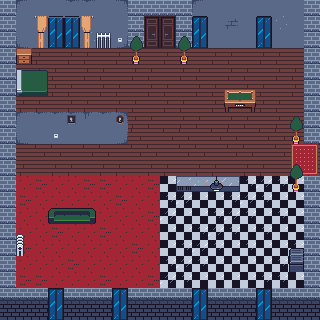

A level layout from a 2D game, rendered from its tile map. Below: a short description, then the map file with its tile-grid data intact:
An orthogonal 20x20 tile map with 16x16 px tiles, 3 tile layers (terrain, upper, upper second), 3 tilesets.

<map version="1.10" tiledversion="1.11.2" orientation="orthogonal" renderorder="right-down" width="20" height="20" tilewidth="16" tileheight="16" infinite="0" nextlayerid="4" nextobjectid="1">
 <tileset firstgid="1" source="tileset_modern_rpg_background.tsx" />
 <tileset firstgid="257" source="tileset_modern_rpg_furniture.tsx" />
 <tileset firstgid="513" source="tileset_modern_rpg_props.tsx" />
 <layer id="1" name="terrain" width="20" height="20">
  <data encoding="csv">
86,41,57,57,42,42,57,2684354601,86,86,86,86,57,57,57,57,57,57,57,2684354601,
86,57,57,57,57,57,57,57,86,2147483976,328,86,57,57,58,57,57,45,57,57,
86,1610612777,57,57,57,45,57,3221225513,86,2147483992,344,86,57,57,57,57,57,57,57,57,
86,2,2,3,2,2,3,2,2,3,2,2,3,2,2,3,2,2,3,86,
86,3,2,2,3,2,2,3,2,2,3,2,2,3,2,2,3,2,2,86,
86,2,3,2,2,3,2,2,3,2,2,3,2,2,3,2,2,3,2,86,
86,2,2,3,2,2,3,2,2,3,2,2,3,2,2,3,2,2,3,86,
86,41,42,42,42,43,42,2684354601,2,2,3,2,2,3,2,2,3,2,2,86,
86,1610612777,57,57,57,57,57,3221225513,4,3,4,4,3,4,4,3,4,4,3,86,
86,3,4,4,3,4,4,3,4,4,3,4,4,3,4,4,3,4,4,3,
86,2,3,2,2,3,2,2,3,2,2,3,2,2,3,2,2,3,2,2,
86,228,227,228,228,227,227,228,228,227,246,247,248,246,246,247,248,247,246,86,
86,227,228,228,228,228,228,227,228,228,247,248,246,246,247,248,247,246,246,86,
86,228,228,228,227,228,228,228,228,227,248,246,246,247,248,247,246,247,246,86,
86,228,228,227,228,228,227,228,228,228,246,246,247,248,247,246,247,246,246,86,
86,227,228,228,228,228,228,228,227,228,246,247,248,247,246,247,246,246,247,86,
86,228,228,228,227,228,228,228,228,228,247,248,247,246,246,246,246,247,247,86,
86,227,227,228,228,228,227,228,228,227,248,247,246,246,246,246,247,247,246,86,
87,87,87,53,87,87,87,53,87,87,87,87,53,87,87,87,53,87,87,87,
53,53,53,53,53,53,53,53,53,53,53,53,53,53,53,53,53,53,53,53
</data>
 </layer>
 <layer id="2" name="upper" width="20" height="20">
  <data encoding="csv">
0,0,0,0,0,0,0,0,0,0,0,0,41,0,0,0,0,0,0,86,
0,0,0,324,324,0,0,0,0,0,0,0,324,0,0,0,324,0,0,86,
0,0,521,340,340,0,452,520,363,0,0,363,340,0,0,0,340,0,0,86,
0,278,0,0,0,0,0,0,379,0,0,379,0,0,0,0,0,0,0,0,
0,2147484015,2147484014,0,0,0,0,0,0,0,0,0,0,0,0,0,0,0,0,0,
0,2147484031,2147484030,0,0,0,0,0,0,0,0,0,0,0,301,302,0,0,0,0,
0,0,0,0,0,0,0,0,0,0,0,0,0,0,317,318,0,0,0,0,
0,0,0,0,642,0,0,643,0,0,0,0,0,0,0,0,0,0,0,0,
0,0,0,520,0,0,0,0,0,0,0,0,0,0,0,0,0,0,0,0,
0,0,0,0,0,0,0,0,0,0,0,0,0,0,0,0,0,0,465,466,
0,0,0,0,0,0,0,0,0,0,0,0,0,0,0,0,0,0,481,482,
0,0,0,0,0,0,0,0,0,0,0,438,439,439,440,0,0,0,0,0,
0,0,0,0,0,0,0,0,0,0,0,0,0,0,0,0,0,0,0,0,
0,0,0,401,402,403,0,0,0,0,0,0,0,0,0,0,0,0,0,0,
0,0,0,0,0,0,0,0,0,0,0,0,0,0,0,0,0,0,0,0,
0,0,0,0,0,0,0,0,0,0,0,0,0,0,0,0,0,0,737,0,
0,0,0,0,0,0,0,0,0,0,0,0,0,0,0,0,0,0,753,0,
0,0,0,0,0,0,0,0,0,0,0,0,0,0,0,0,0,0,0,0,
0,0,0,324,0,0,0,324,0,0,0,0,324,0,0,0,324,0,0,0,
0,0,0,340,0,0,0,340,0,0,0,0,340,0,0,0,340,0,0,0
</data>
 </layer>
 <layer id="3" name="upper second" width="20" height="20">
  <data encoding="csv">
0,0,0,0,0,0,0,0,0,0,0,0,0,0,0,0,0,0,0,0,
0,0,397,398,398,399,0,0,0,0,0,0,0,0,0,0,0,0,0,0,
0,0,413,0,0,415,0,0,0,0,0,0,0,0,0,0,0,0,0,0,
0,0,0,0,0,0,0,0,0,0,0,0,0,0,0,0,0,0,0,0,
0,0,0,0,0,0,0,0,0,0,0,0,0,0,0,0,0,0,0,0,
0,0,0,0,0,0,0,0,0,0,0,0,0,0,0,0,0,0,0,0,
0,0,0,0,0,0,0,0,0,0,0,0,0,0,0,0,0,0,0,0,
0,0,0,0,0,0,0,0,0,0,0,0,0,0,0,0,0,0,363,0,
0,0,0,0,0,0,0,0,0,0,0,0,0,0,0,0,0,0,379,0,
0,0,0,0,0,0,0,0,0,0,0,0,0,0,0,0,0,0,0,0,
0,0,0,0,0,0,0,0,0,0,0,0,0,0,0,0,0,0,363,0,
0,0,0,0,0,0,0,0,0,0,0,0,0,456,0,0,0,0,379,0,
0,0,0,0,0,0,0,0,0,0,0,0,0,0,0,0,0,0,0,0,
0,0,0,0,0,0,0,0,0,0,0,0,0,0,0,0,0,0,0,0,
0,437,0,0,0,0,0,0,0,0,0,0,0,0,0,0,0,0,0,0,
0,453,0,0,0,0,0,0,0,0,0,0,0,0,0,0,0,0,0,0,
0,0,0,0,0,0,0,0,0,0,0,0,0,0,0,0,0,0,0,0,
0,0,0,0,0,0,0,0,0,0,0,0,0,0,0,0,0,0,0,0,
0,0,0,0,0,0,0,0,0,0,0,0,0,0,0,0,0,0,0,0,
0,0,0,0,0,0,0,0,0,0,0,0,0,0,0,0,0,0,0,0
</data>
 </layer>
</map>
